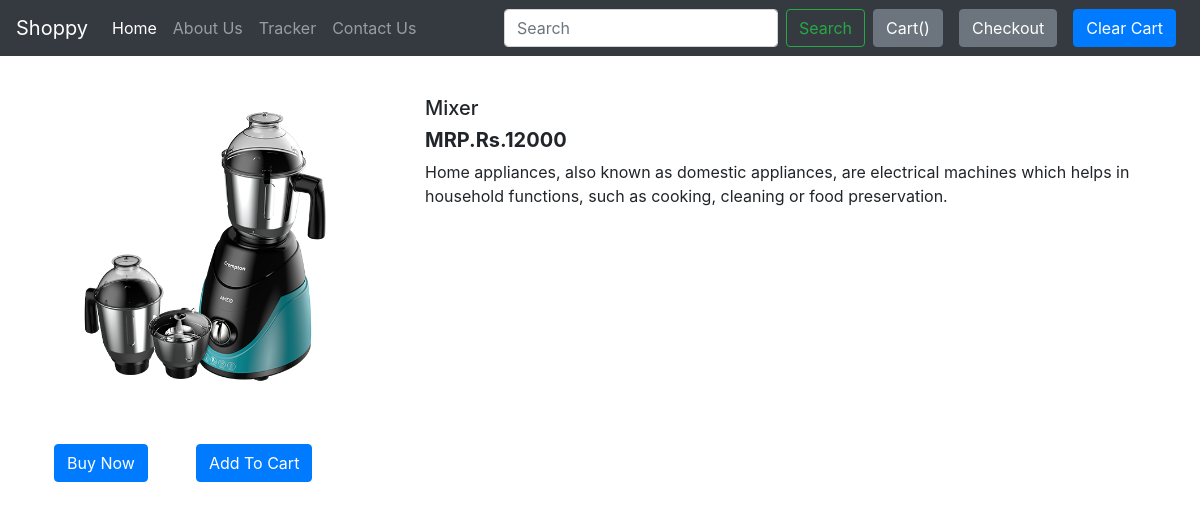
/shop/products/18, run on the app's committed database.
### shop/models.py (models this page shows, shortened)
class Product(models.Model):
    product_id = models.AutoField
    product_name = models.CharField(max_length=50)
    category = models.CharField(max_length=50, default="")
    subcategory = models.CharField(max_length=50, default="")
    price = models.IntegerField(default=0)
    desc = models.CharField(max_length=3000)
    pub_date = models.DateField()
    image = models.ImageField(upload_to="shop/images", default="")

### shop/views.py (the view)
# urls.py: path("products/<int:myid>", views.productView, name="ProductView"),
def productView(request, myid):
    product = Product.objects.filter(id=myid)
    return render(request, 'shop/prodView.html', {'product': product[0]})

### shop/templates/shop/prodView.html (shortened to what this page needs)
{% extends 'shop/basic.html' %}
{% block body %}
<div class="container my-5 py-5">
    <div class="row">
        <div class="col-md-4">
            <div class="row">
            <img src="/media/{{product.image}}" width="300px" height="300px" class="mx-4">
            </div>
            <div class="row">
                <button class="btn btn-primary my-5 mx-4 mx-2">Buy Now</button>
                <button class="btn btn-primary my-5 mx-4 mx-2">Add To Cart</button>
            </div>
        </div>
        <div class="col-md-8">
            <h5>{{product.product_name}}</h5>
            <h5><b>MRP.Rs.{{product.price}}</b></h5>
            <p>{{product.desc}}</p>
        </div>
    </div>
</div>
{% endblock %}

### data on the page
Product: image (picture), product_name "Mixer", price "12000", desc "Home appliances, also known as domestic appliances, are electrical machines which helps in household functions, such as cooking, cleaning or food preservation."
